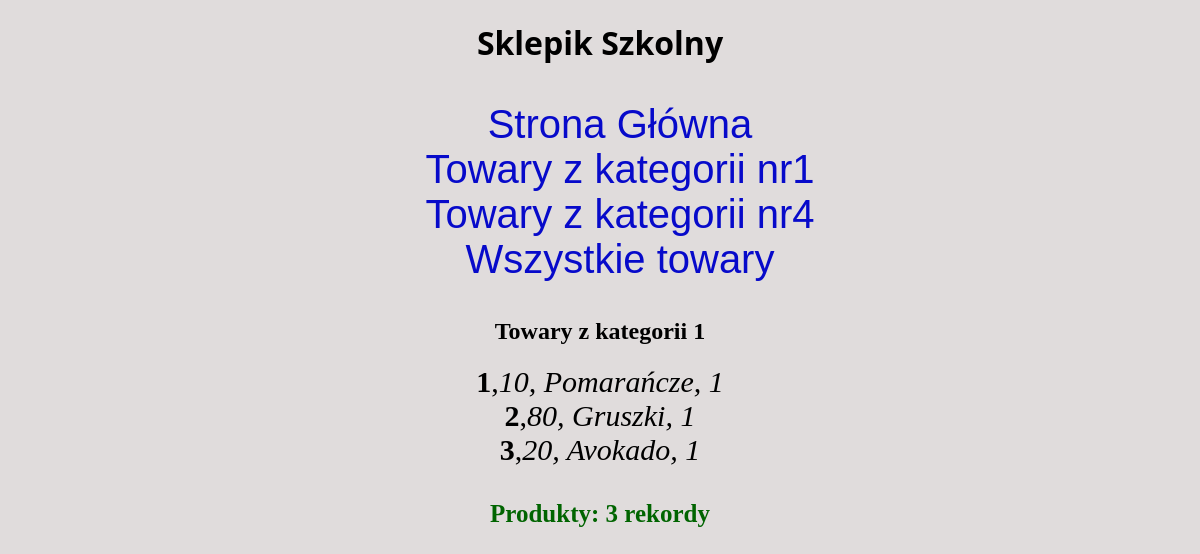
/sprawdzian/towary_kategoria1.php, run on the app's committed database.
### tables this page shows
CREATE TABLE `bazasklepik` (
  `ID` int(2) DEFAULT NULL,
  `CENA` varchar(3) DEFAULT NULL,
  `NAZWA` varchar(10) DEFAULT NULL,
  `KATEGORIA` int(1) DEFAULT NULL
);

### sprawdzian/towary_kategoria1.php (the view, shortened to what this page needs)
<?php include_once("connect.php");?>
<!DOCTYPE html>
<html lang="en">
<head>
    <link rel="stylesheet" href="style.css">
</head>
<body>
    <h1>Sklepik Szkolny</h1>
    <nav>
        <ul>
            <li><a href="index.html">Strona Główna</a></li>
            <li><a href="towary_kategoria1.php">Towary z kategorii nr1</a></li>
            <li><a href="towary_kategoria4.php">Towary z kategorii nr4</a></li>
            <li><a href="all_towary.php">Wszystkie towary</a></li>
        </ul>
    </nav>
    <h2>Towary z kategorii 1</h2>
    <div class="list">
        <?php
        $all_records = $conn->query("SELECT bazasklepik.ID, bazasklepik.CENA, bazasklepik.NAZWA, bazasklepik.KATEGORIA FROM bazasklepik WHERE bazasklepik.KATEGORIA = 1;");
        while(list($ID,$CENA,$NAZWA,$KATEGORIA)=mysqli_fetch_row($all_records)) {
            echo("<li><b>$ID</b>, <i>$CENA, $NAZWA, $KATEGORIA</i></li>");
        }
        ?>
    </div>
    <div class="numberofrecords">
        <?php
        $counter_records = $conn->query("SELECT COUNT(bazasklepik.ID) as 'ile' FROM bazasklepik WHERE KATEGORIA = 1;");
        list($ile)=mysqli_fetch_row($counter_records);
        echo"<h4>Produkty: $ile rekordy</h4>";
        ?>
    </div>
</body>
</html>

### sprawdzian/style.css (style rules this page uses)
html, body { margin: 0; padding: 0; }
body { background-color: rgb(224, 220, 220); }
nav,h1,li,h2,.numberofrecords { display: flex; justify-content: center; }
h1 { font-family: 'Segoe UI', Tahoma, Geneva, Verdana, sans-serif; }
a { text-decoration: none; color: rgb(7, 10, 202); font-size: 40px; font-family: Verdana, Geneva, Tahoma, sans-serif; }
ul { list-style-type: none; }
.numberofrecords { font-size: 25px; color: darkgreen; }
.list { font-size: 30px; }

### data on the page
bazasklepik: ID "1", CENA "10", NAZWA "Pomarańcze", KATEGORIA "1"
bazasklepik: ID "2", CENA "80", NAZWA "Gruszki", KATEGORIA "1"
bazasklepik: ID "3", CENA "20", NAZWA "Avokado", KATEGORIA "1"

### other printed values
$ile "3"
